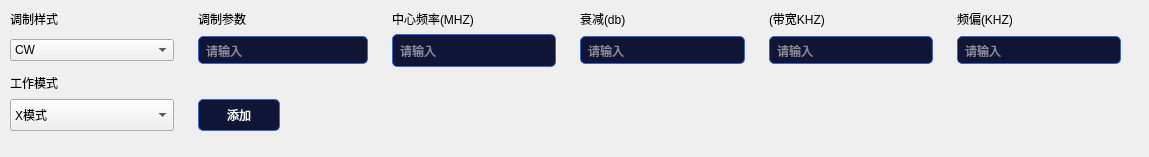
          <widget class="QWidget" name="widget3" native="true">
           <property name="geometry">
            <rect>
             <x>21</x>
             <y>171</y>
             <width>1149</width>
             <height>157</height>
            </rect>
           </property>
           <property name="styleSheet">
            <string notr="true">QWidget#widget3 { border: 1px solid black; }</string>
           </property>
           <widget class="QWidget" name="">
            <property name="geometry">
             <rect>
              <x>10</x>
              <y>10</y>
              <width>1111</width>
              <height>121</height>
             </rect>
            </property>
            <layout class="QGridLayout" name="gridLayout_2" rowstretch="0,1,0,1" columnstretch="2,0,1,1,0,2,0,2,0,2,0,2">
             <item row="0" column="0">
              <widget class="QLabel" name="label_8">
               <property name="text">
                <string>调制样式</string>
               </property>
              </widget>
             </item>
             <item row="0" column="2">
              <widget class="QLabel" name="label_10">
               <property name="text">
                <string>调制参数</string>
               </property>
              </widget>
             </item>
             <item row="0" column="5">
              <widget class="QLabel" name="label_9">
               <property name="text">
                <string>中心频率(MHZ)</string>
               </property>
              </widget>
             </item>
             <item row="0" column="7">
              <widget class="QLabel" name="label_13">
               <property name="text">
                <string>衰减(db)</string>
               </property>
              </widget>
             </item>
             <item row="0" column="9">
              <widget class="QLabel" name="label_18">
               <property name="text">
                <string>(带宽KHZ)</string>
               </property>
              </widget>
             </item>
             <item row="0" column="11">
              <widget class="QLabel" name="label_17">
               <property name="text">
                <string>频偏(KHZ)</string>
               </property>
              </widget>
             </item>
             <item row="1" column="0">
              <widget class="QComboBox" name="comboBoxWidth5">
               <item>
                <property name="text">
                 <string>CW</string>
                </property>
               </item>
               <item>
                <property name="text">
                 <string>AM</string>
                </property>
               </item>
               <item>
                <property name="text">
                 <string>FM</string>
                </property>
               </item>
               <item>
                <property name="text">
                 <string>FSK</string>
                </property>
               </item>
               <item>
                <property name="text">
                 <string>MSK</string>
                </property>
               </item>
               <item>
                <property name="text">
                 <string>2pcm</string>
                </property>
               </item>
               <item>
                <property name="text">
                 <string>4pcm</string>
                </property>
               </item>
               <item>
                <property name="text">
                 <string>8pcm</string>
                </property>
               </item>
               <item>
                <property name="text">
                 <string>bpsk</string>
                </property>
               </item>
               <item>
                <property name="text">
                 <string>qpsk</string>
                </property>
               </item>
               <item>
                <property name="text">
                 <string>8psk</string>
                </property>
               </item>
              </widget>
             </item>
             <item row="1" column="1">
              <spacer name="horizontalSpacer_24">
               <property name="orientation">
                <enum>Qt::Horizontal</enum>
               </property>
               <property name="sizeHint" stdset="0">
                <size>
                 <width>18</width>
                 <height>20</height>
                </size>
               </property>
              </spacer>
             </item>
             <item row="1" column="2" colspan="2">
              <widget class="QLineEdit" name="lineEditInit3">
               <property name="styleSheet">
                <string notr="true">QLineEdit {  
    background-color: #121636; /* Dark background color */  
    color: #FFFFFF;            /* White text color */  
    border: 1px solid #3C65CC; /* Light blue border */  
    padding: 5px;              /* Padding inside the line edit */  
    border-radius: 5px;        /* Rounded corners */  
}  
  
QLineEdit:focus {  
    border: 1px solid #0000FF; /* Darker blue border when focused */  
}  
  
QLineEdit::placeholder {  
    color: #FFFFFF; /* Ensure placeholder text is white */  
}</string>
               </property>
               <property name="placeholderText">
                <string notr="true">请输入</string>
               </property>
              </widget>
             </item>
             <item row="1" column="4">
              <spacer name="horizontalSpacer_19">
               <property name="orientation">
                <enum>Qt::Horizontal</enum>
               </property>
               <property name="sizeHint" stdset="0">
                <size>
                 <width>18</width>
                 <height>20</height>
                </size>
               </property>
              </spacer>
             </item>
             <item row="1" column="5">
              <widget class="QLineEdit" name="lineEditInit4">
               <property name="sizePolicy">
                <sizepolicy hsizetype="Expanding" vsizetype="Expanding">
                 <horstretch>0</horstretch>
                 <verstretch>0</verstretch>
                </sizepolicy>
               </property>
               <property name="styleSheet">
                <string notr="true">QLineEdit {  
    background-color: #121636; /* Dark background color */  
    color: #FFFFFF;            /* White text color */  
    border: 1px solid #3C65CC; /* Light blue border */  
    padding: 5px;              /* Padding inside the line edit */  
    border-radius: 5px;        /* Rounded corners */  
}  
  
QLineEdit:focus {  
    border: 1px solid #0000FF; /* Darker blue border when focused */  
}  
  
QLineEdit::placeholder {  
    color: #FFFFFF; /* Ensure placeholder text is white */  
}</string>
               </property>
               <property name="placeholderText">
                <string notr="true">请输入</string>
               </property>
              </widget>
             </item>
             <item row="1" column="6">
              <spacer name="horizontalSpacer_21">
               <property name="orientation">
                <enum>Qt::Horizontal</enum>
               </property>
               <property name="sizeHint" stdset="0">
                <size>
                 <width>18</width>
                 <height>20</height>
                </size>
               </property>
              </spacer>
             </item>
             <item row="1" column="7">
              <widget class="QLineEdit" name="lineEditInit5">
               <property name="styleSheet">
                <string notr="true">QLineEdit {  
    background-color: #121636; /* Dark background color */  
    color: #FFFFFF;            /* White text color */  
    border: 1px solid #3C65CC; /* Light blue border */  
    padding: 5px;              /* Padding inside the line edit */  
    border-radius: 5px;        /* Rounded corners */  
}  
  
QLineEdit:focus {  
    border: 1px solid #0000FF; /* Darker blue border when focused */  
}  
  
QLineEdit::placeholder {  
    color: #FFFFFF; /* Ensure placeholder text is white */  
}</string>
               </property>
               <property name="placeholderText">
                <string notr="true">请输入</string>
               </property>
              </widget>
             </item>
             <item row="1" column="8">
              <spacer name="horizontalSpacer_18">
               <property name="orientation">
                <enum>Qt::Horizontal</enum>
               </property>
               <property name="sizeHint" stdset="0">
                <size>
                 <width>18</width>
                 <height>20</height>
                </size>
               </property>
              </spacer>
             </item>
             <item row="1" column="9">
              <widget class="QLineEdit" name="lineEditInit6">
               <property name="styleSheet">
                <string notr="true">QLineEdit {  
    background-color: #121636; /* Dark background color */  
    color: #FFFFFF;            /* White text color */  
    border: 1px solid #3C65CC; /* Light blue border */  
    padding: 5px;              /* Padding inside the line edit */  
    border-radius: 5px;        /* Rounded corners */  
}  
  
QLineEdit:focus {  
    border: 1px solid #0000FF; /* Darker blue border when focused */  
}  
  
QLineEdit::placeholder {  
    color: #FFFFFF; /* Ensure placeholder text is white */  
}</string>
               </property>
               <property name="placeholderText">
                <string notr="true">请输入</string>
               </property>
              </widget>
             </item>
             <item row="1" column="10">
              <spacer name="horizontalSpacer_17">
               <property name="orientation">
                <enum>Qt::Horizontal</enum>
               </property>
               <property name="sizeHint" stdset="0">
                <size>
                 <width>18</width>
                 <height>20</height>
                </size>
               </property>
              </spacer>
             </item>
             <item row="1" column="11">
              <widget class="QLineEdit" name="lineEditInit7">
               <property name="styleSheet">
                <string notr="true">QLineEdit {  
    background-color: #121636; /* Dark background color */  
    color: #FFFFFF;            /* White text color */  
    border: 1px solid #3C65CC; /* Light blue border */  
    padding: 5px;              /* Padding inside the line edit */  
    border-radius: 5px;        /* Rounded corners */  
}  
  
QLineEdit:focus {  
    border: 1px solid #0000FF; /* Darker blue border when focused */  
}  
  
QLineEdit::placeholder {  
    color: #FFFFFF; /* Ensure placeholder text is white */  
}</string>
               </property>
               <property name="placeholderText">
                <string notr="true">请输入</string>
               </property>
              </widget>
             </item>
             <item row="2" column="0">
              <widget class="QLabel" name="label_23">
               <property name="text">
                <string>工作模式</string>
               </property>
              </widget>
             </item>
             <item row="2" column="2">
              <spacer name="horizontalSpacer_20">
               <property name="orientation">
                <enum>Qt::Horizontal</enum>
               </property>
               <property name="sizeHint" stdset="0">
                <size>
                 <width>68</width>
                 <height>20</height>
                </size>
               </property>
              </spacer>
             </item>
             <item row="2" column="3">
              <spacer name="horizontalSpacer_25">
               <property name="orientation">
                <enum>Qt::Horizontal</enum>
               </property>
               <property name="sizeHint" stdset="0">
                <size>
                 <width>48</width>
                 <height>20</height>
                </size>
               </property>
              </spacer>
             </item>
             <item row="3" column="0">
              <widget class="QComboBox" name="comboBoxWidth5_2">
               <property name="sizePolicy">
                <sizepolicy hsizetype="Preferred" vsizetype="Expanding">
                 <horstretch>0</horstretch>
                 <verstretch>0</verstretch>
                </sizepolicy>
               </property>
               <item>
                <property name="text">
                 <string>X模式</string>
                </property>
               </item>
               <item>
                <property name="text">
                 <string>Y模式</string>
                </property>
               </item>
               <item>
                <property name="text">
                 <string>1模式</string>
                </property>
               </item>
               <item>
                <property name="text">
                 <string>2模式</string>
                </property>
               </item>
               <item>
                <property name="text">
                 <string>3/A模式</string>
                </property>
               </item>
               <item>
                <property name="text">
                 <string>C模式</string>
                </property>
               </item>
               <item>
                <property name="text">
                 <string>4模式</string>
                </property>
               </item>
               <item>
                <property name="text">
                 <string>S模式</string>
                </property>
               </item>
               <item>
                <property name="text">
                 <string>5模式</string>
                </property>
               </item>
              </widget>
             </item>
             <item row="3" column="2">
              <widget class="QPushButton" name="AddButton">
               <property name="sizePolicy">
                <sizepolicy hsizetype="Expanding" vsizetype="Expanding">
                 <horstretch>0</horstretch>
                 <verstretch>0</verstretch>
                </sizepolicy>
               </property>
               <property name="styleSheet">
                <string notr="true">
    QPushButton {
        background-color: #121636; /* 深色背景 */
        color: #FFFFFF;            /* 白色文字 */
        border: 1px solid #3C65CC; /* 浅蓝色边框 */
                /* 文字周围的内边距 */
        border-radius: 5px;  
}      /* 圆角 */
    QPushButton:hover {
        background-color: #1A1E42; /* 鼠标悬停时稍微亮一些的背景 */
    }

    QPushButton:pressed {
        background-color: #0C0F26; /* 按下时更暗的背景 */
    }

    QPushButton:checked {
        background-color: #3C65CC; /* 选中状态的背景 */
    }
</string>
               </property>
               <property name="text">
                <string>添加</string>
               </property>
              </widget>
             </item>
            </layout>
           </widget>
          </widget>
